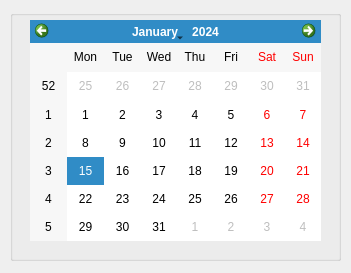
<?xml version="1.0" encoding="UTF-8"?>
<ui version="4.0">
 <class>Calender</class>
 <widget class="QDialog" name="Calender">
  <property name="geometry">
   <rect>
    <x>0</x>
    <y>0</y>
    <width>351</width>
    <height>273</height>
   </rect>
  </property>
  <property name="windowTitle">
   <string>Dialog</string>
  </property>
  <widget class="QGroupBox" name="groupBox_menu_3">
   <property name="geometry">
    <rect>
     <x>10</x>
     <y>10</y>
     <width>331</width>
     <height>251</height>
    </rect>
   </property>
   <property name="title">
    <string/>
   </property>
   <widget class="QCalendarWidget" name="calendarWidget">
    <property name="geometry">
     <rect>
      <x>20</x>
      <y>10</y>
      <width>291</width>
      <height>221</height>
     </rect>
    </property>
   </widget>
   <zorder>calendarWidget</zorder>
   <zorder>label_logo_2</zorder>
   <zorder>label_logo_2</zorder>
  </widget>
 </widget>
 <resources/>
 <connections/>
</ui>
